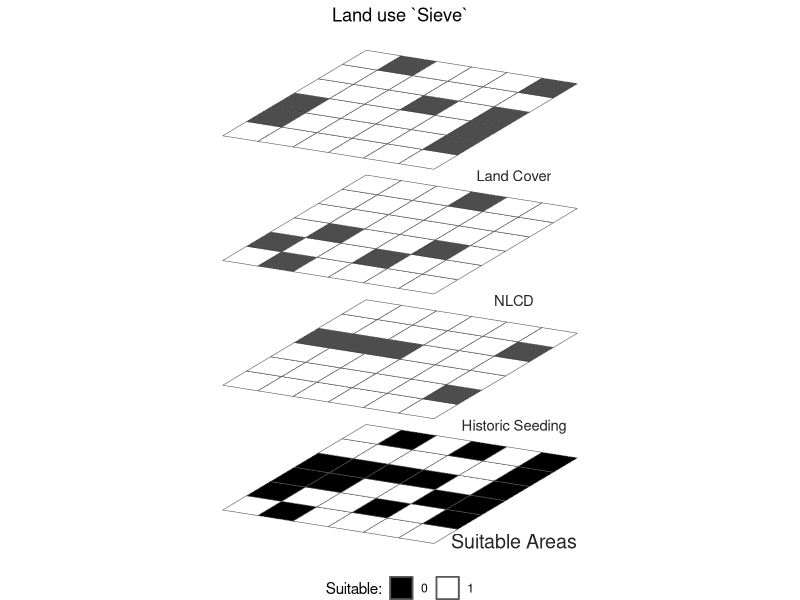
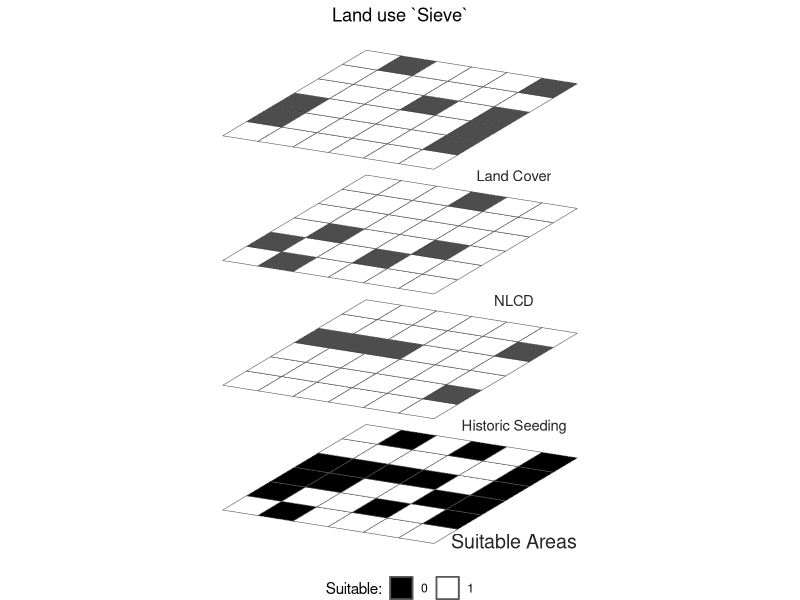

These charts were generated, in order, by the following R code:
library(tidyverse)
set.seed(12)


#' Rotate simple features for 3D layers
#' @description Rotates a simple features layer using a shear matrix transformation on the 
#' \code{geometry} column. This can get nice for visualization and works with
#' points, lines and polygons. Code by Stefan Jünger Denis Cohen, perhaps based upon work by
#' spacedman. 
#'
#' @param data an object of class \code{sf}
#' @param x_add integer; x value to move geometry in space
#' @param y_add integer; x value to move geometry in space
#'
#' @importFrom magrittr %>%
rotate_sf <- function(data, x_add = 0, y_add = 0) {
  
  shear_matrix <- function (x) { 
    matrix(c(2, 1.2, 0, 1), 2, 2) 
  }
  
  rotate_matrix <- function(x) { 
    matrix(c(cos(x), sin(x), -sin(x), cos(x)), 2, 2) 
  }
  
  data %>% 
    dplyr::mutate(
      geometry = 
        .$geometry * shear_matrix() * rotate_matrix(pi / 20) + c(x_add, y_add)
    )
}





# dummy data for individual sieves. 

dat <- data.frame(
  matrix(data = c(
    sample(0:1, size = 36, replace = T, prob = c(0.25, 0.75)), 
    sample(0:1, size = 36, replace = T, prob = c(0.2, 0.80)), 
    sample(0:1, size = 36, replace = T, prob = c(0.15, 0.85))
    ),
    ncol = 3)
  )

focus <- apply(dat, MARGIN = 1, min)
dat <- cbind(dat, focus) |>
  setNames(c('landcover', 'nlcd', 'seeded', 'focus'))

rm(focus)

# combine our dummy data with some dummy coordinates, which will become points
# in the x and y direction. We will buffer out the points to turn them into
# raster tiles. 
sf_lyrs <- cbind(
  dat,
  x = rep(1:6, each = 6), 
  y = rep(1:6) # automatically recycles  
) |>
  data.frame() |>
  sf::st_as_sf(coords = c('x', 'y'), remove = FALSE) |>
  sf::st_buffer(0.5, endCapStyle = 'SQUARE') |>
  dplyr::mutate(across(landcover:focus, ~ factor(.x)))

rm(dat)

# create a specified palette for our classified layers s
cols <- c("0" = 'black', "1" = 'white')

# create the plot using the rotate_sf function. 
r_plot <- ggplot() + 
  
  geom_sf(data = rotate_sf(sf_lyrs), # bottom layer
          aes(fill = focus)) +
  
  geom_sf(data = rotate_sf(sf_lyrs, y_add = 7), # lower layer
    aes(fill = seeded), alpha = .7) + 
  
  geom_sf(data = rotate_sf(sf_lyrs, y_add = 14), # middle layer
    aes(fill = nlcd),  alpha = .7) + 

  geom_sf(data = rotate_sf(sf_lyrs, y_add = 21), # uppermost layer, y_add relative to base
    aes(fill = landcover),  alpha = .7) +
  
  scale_fill_manual(values = cols, name = 'Suitable:') + 
  theme_void() + 
  theme(
    legend.position="bottom", 
    plot.title = element_text(hjust = 0.5)) + 
  labs(title = 'Land use `Sieve`') + 
  annotate("text", x = 18, y = -1.5, size=5, color="gray15", label = "Suitable Areas") +

  annotate("text", x = 18, y = 5, size = 3.75, color="gray15", # lowest sieve
           label = "Historic Seeding") + 
  annotate("text", x = 18, y = 12, size = 3.75, color="gray15", # middle sieve
           label = "NLCD") + 
  annotate("text", x = 18, y = 19, size = 3.75, color="gray15", # upper sieve
           label = "Land Cover") 
  
r_plot
ggsave('../figures/EnvironmentalSieve.png', r_plot, bg = 'transparent', 
       dpi = 300, units = 'in', height = 5, width = 3.5)


rm(rotate_sf, r_plot, sf_lyrs)
